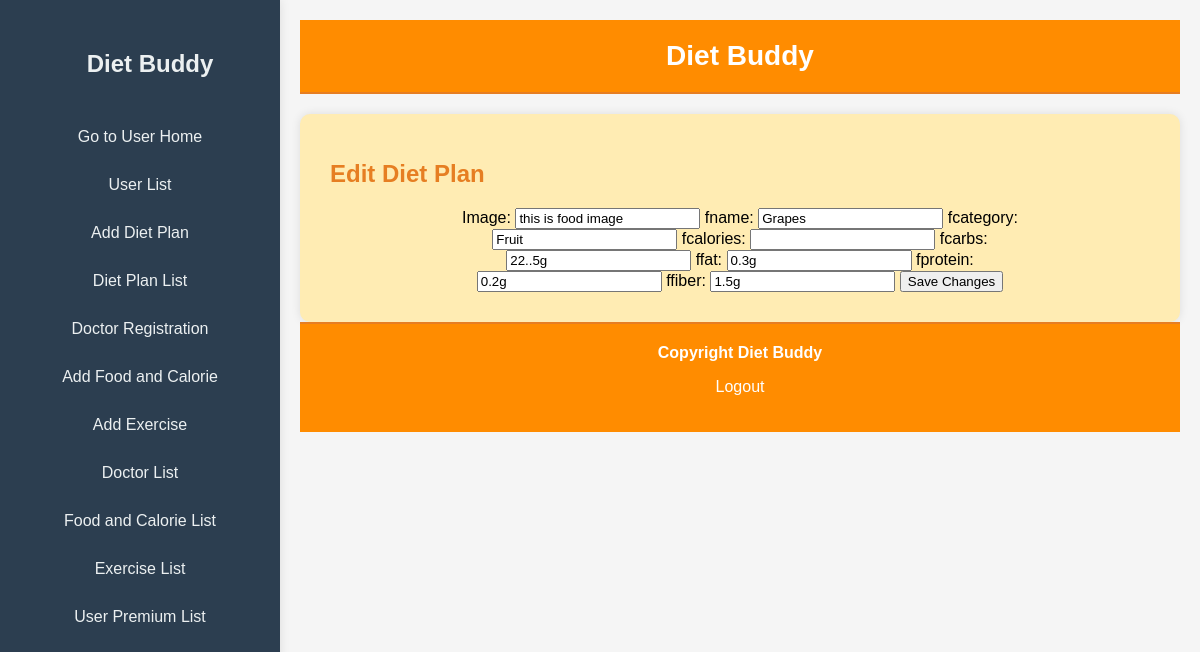
The app's page /edit-foodlist.php?id=1 (signed in) with its own data.
### tables this page shows
CREATE TABLE `food_item` (
  `fid` int(50) NOT NULL,
  `fimage` varchar(255) DEFAULT NULL,
  `fname` varchar(100) DEFAULT NULL,
  `fcategory` varchar(100) DEFAULT NULL,
  `fcalories` varchar(100) DEFAULT NULL,
  `fcarbs` varchar(100) DEFAULT NULL,
  `ffat` varchar(100) DEFAULT NULL,
  `fprotein` varchar(100) DEFAULT NULL,
  `ffiber` varchar(100) DEFAULT NULL
);

### edit-foodlist.php (the view, shortened to what this page needs)
<?php
    include('connection.php');
    $dietPlanId = $_GET['id'];
    $query = $db->prepare("SELECT * FROM food_item WHERE fid = :dietPlanId");
    $query->bindValue(':dietPlanId', $dietPlanId, PDO::PARAM_INT);
    $query->execute();
    $dietPlan = $query->fetch(PDO::FETCH_OBJ);
?>
<!DOCTYPE html>
<html>
<head>
    <link rel="stylesheet" type="text/css" href="css/s1.css">
</head>
<body>
    <div id="full">
    <div id="sidebar">
            <h2><a href="admin-home.php" style="color: #ecf0f1;">Diet Buddy</a></h2>
            <a href="user-home.php">Go to User Home</a>
            <a href="user-list.php">User List</a>
            <a href="add-dietplan.php">Add Diet Plan</a>
            <a href="dietplan-list.php">Diet Plan List</a>
            <a href="doctor-registration.php">Doctor Registration</a>
            <a href="add-food.php">Add Food and Calorie</a>
            <a href="add-exercise.php">Add Exercise</a>
            <a href="doctor-list.php">Doctor List</a>
            <a href="food-list.php">Food and Calorie List</a>
            <a href="exercise-list.php">Exercise List</a>
            <a href="userpremiumlist.php">User Premium List</a>
        </div>
        <div id="content">
            <div id="header">
                <h2><a href="admin-home.php">Diet Buddy</a></h2>
            </div>
            <div id="body">
                <h1>Edit Diet Plan</h1>
                <center>
                    <div id="form">
                        <form method="post" action="">
                            <label for="fimage">Image:</label>
                            <input type="text" name="fimage" value="<?= $dietPlan->fimage; ?>" required>
                            <label for="fname">fname:</label>
                            <input type="text" name="fname" value="<?= $dietPlan->fname; ?>" required>
                            <label for="fcategory">fcategory:</label>
                            <input type="text" name="fcategory" value="<?= $dietPlan->fcategory; ?>" required>
                            <label for="fcalories">fcalories:</label>
                            <input type="text" name="fcalories" value="<?= $dietPlan->fcalories; ?>" required>
                            <label for="fcarbs">fcarbs:</label>
                            <input type="text" name="fcarbs" value="<?= $dietPlan->fcarbs; ?>" required>
                            <label for="ffat">ffat:</label>
                            <input type="text" name="ffat" value="<?= $dietPlan->ffat; ?>" required>
                            <label for="fprotein">fprotein:</label>
                            <input type="text" name="fprotein" value="<?= $dietPlan->fprotein; ?>" required>
                            <label for="ffiber">ffiber:</label>
                            <input type="text" name="ffiber" value="<?= $dietPlan->ffiber; ?>" required>
                            <input type="submit" name="edit" value="Save Changes">
                        </form>
                    </div>
                </center>
            </div>
            <div id="footer">
                <h4>Copyright Diet Buddy</h4>
                <p><a href="index.php">Logout</a></p>
            </div>
        </div>
    </div>
</body>
</html>

### css/s1.css (style rules this page uses)
body { font-family: Arial, sans-serif; margin: 0; padding: 0; background-color: #f5f5f5; display: flex; flex-direction: column; min-height: 100vh; }
#full { display: flex; flex: 1; }
#sidebar { flex-basis: 20%; background-color: #2c3e50; color: #ecf0f1; padding: 20px; box-shadow: 0 0 10px rgba(0, 0, 0, 0.1); display: flex; flex-direction: column; align-items: center; transition: 0.3s; }
#sidebar h2 { margin-bottom: 20px; font-size: 24px; color: #ecf0f1; }
#sidebar a { text-decoration: none; color: #ecf0f1; padding: 10px; border-radius: 5px; margin-bottom: 10px; transition: background-color 0.3s ease, color 0.3s ease; width: 100%; text-align: center; display: block; }
#content { flex: 1; padding: 20px; }
#header { background-color: #ff8c00; padding: 20px; text-align: center; border-bottom: 2px solid #e67e22; }
#header h2 { margin: 0; font-size: 28px; color: #fff; }
#header a { text-decoration: none; color: #fff; font-weight: bold; margin: 0 15px; transition: color 0.3s ease; }
#body { background-color: #ffecb3; border-radius: 10px; margin-top: 20px; box-shadow: 0 0 10px rgba(0, 0, 0, 0.1); padding: 30px; }
#body h1 { font-size: 24px; margin-bottom: 20px; color: #e67e22; }
#footer { background-color: #ff8c00; padding: 20px; text-align: center; border-top: 2px solid #e67e22; margin-top: auto; }
#footer h4 { margin: 0; color: #fff; }
#footer a { text-decoration: none; color: #fff; transition: color 0.3s ease; }
#form { width: 80%; margin: auto; }

### records on screen
food_item: fimage "this is food image", fname "Grapes", fcategory "Fruit", fcarbs "22..5g", ffat "0.3g", fprotein "0.2g", ffiber "1.5g"
